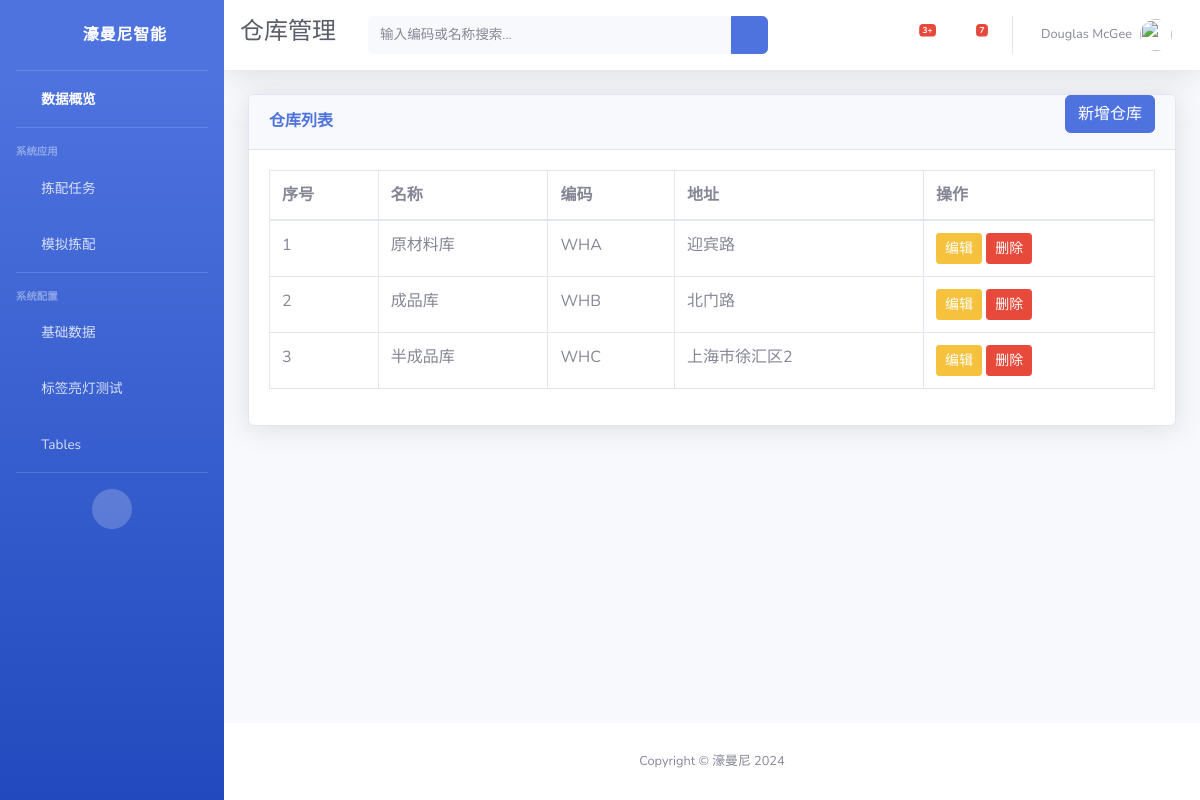
The app's page /ptl/warehouses/ with its own data.
### ptl/models.py (models this page shows, shortened)
class Warehouse(models.Model):
    name = models.CharField(max_length=50, blank=True, null=True, verbose_name='仓库名称')
    code = models.CharField(max_length=50, blank=True, null=True, verbose_name='仓库编码')
    address = models.CharField(max_length=200, blank=True, null=True, verbose_name='仓库地址')
    company = models.CharField(max_length=50, blank=True, null=True, verbose_name='所属公司')
    create_time = models.DateTimeField(auto_now_add=True, verbose_name='创建时间')
    update_time = models.DateTimeField(auto_now=True, verbose_name='更新时间')
    class Meta:
        verbose_name = '仓库信息'
        verbose_name_plural = verbose_name

### ptl/views.py (the view)
# urls.py: path('warehouses/', WarehouseListView.as_view(), name='warehouse_list'),
class WarehouseListView(ListView):
    model = Warehouse
    template_name = 'ptl/warehouse_list.html'
    context_object_name = 'warehouses'
    extra_context = {"menu_title": "仓库管理"}

### ptl/templates/ptl/warehouse_list.html (shortened to what this page needs)
{% extends "base.html" %}
{% block topbar %}
    <form class="d-none d-sm-inline-block form-inline mr-auto ml-md-3 my-2 my-md-0 mw-100 navbar-search">
        <div class="input-group">
            <input type="text" class="form-control bg-light border-0 small" placeholder="输入编码或名称搜索..."
                   aria-label="Search" aria-describedby="basic-addon2">
            <div class="input-group-append">
                <button class="btn btn-primary" type="button">
                    <i class="fas fa-search fa-sm"></i>
                </button>
            </div>
        </div>
    </form>
{% endblock %}
{% block page_content %}
    <div class="card shadow mb-4">
        <div class="card-header py-0 d-flex justify-content-between align-items-center">
            <h6 class="m-0 font-weight-bold text-primary">仓库列表</h6>
            <a href="{% url 'ptl:warehouse_create' %}" class="btn btn-primary mb-3">新增仓库</a>
        </div>
        <div class="card-body">
            <div class="table-responsive">
                <table class="table table-bordered" id="dataTable" width="100%" cellspacing="0">
                    <thead>
                    <tr>
                        <th>序号</th>
                        <th>名称</th>
                        <th>编码</th>
                        <th>地址</th>
                        <th>操作</th>
                    </tr>
                    </thead>
                    <tbody>
                    {% for warehouse in warehouses %}
                        <tr>
                            <td>{{ forloop.counter }}</td>
                            <td>{{ warehouse.name }}</td>
                            <td>{{ warehouse.code }}</td>
                            <td>{{ warehouse.address }}</td>
                            <td>
                                <a href="{% url 'ptl:warehouse_update' warehouse.id %}"
                                   class="btn btn-sm btn-warning">编辑
                                </a>
                                <a class="btn btn-sm btn-danger"
                                   href="{% url 'ptl:warehouse_delete' warehouse.id %}"
                                   data-toggle="modal"
                                   data-target="#deleteWarehouseModal"
                                   data-id="{{ warehouse.id }}"
                                   data-name="{{ warehouse.name }}"
                                   data-url="{% url 'ptl:warehouse_delete' warehouse.id %}"
                                >删除
                                </a>
                            </td>
                        </tr>
                    {% endfor %}
                    </tbody>
                </table>
            </div>
        </div>
    </div>
{% endblock %}

### records on screen
Warehouse: name "原材料库", code "WHA", address "迎宾路"
Warehouse: name "成品库", code "WHB", address "北门路"
Warehouse: name "半成品库", code "WHC", address "上海市徐汇区2"

### other values on screen
{{ menu_title | default:'濠曼尼智能亮灯拣配系统' }} "仓库管理"
